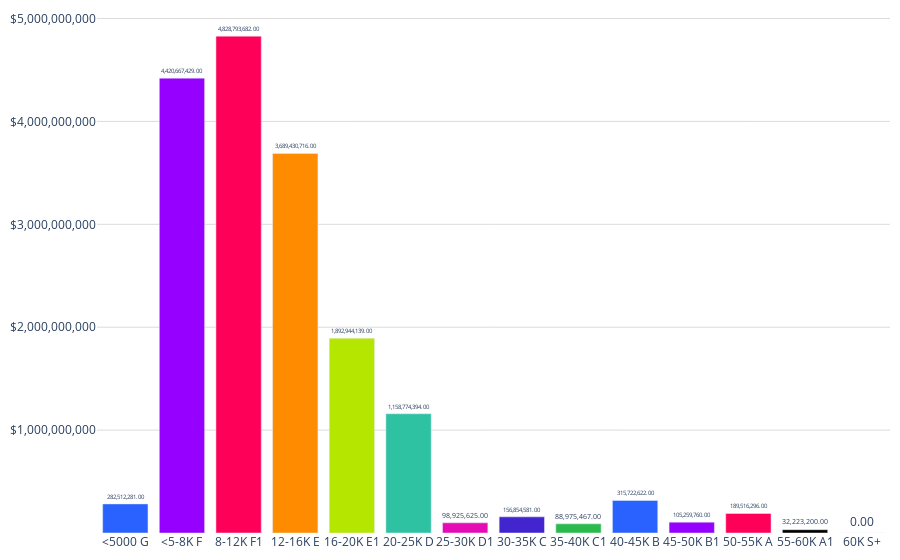

Write notebook code for a chart like this one.
### Code cell
pd.options.display.float_format = '{:,.2f}'.format # Mostrar comas como separadores de miles y dos decimales
colores = ['#2962ff', '#9500ff', '#ff0059', '#ff8c00', '#b4e600', '#2EC2A2','#E50CB6','#4225CF','#2CBA4D','#2962ff', '#9500ff', '#ff0059']

fig = go.Figure()
fig.add_trace(go.Bar(
    x=df_volumen_ms_parejas['Label'],  # Eje x: Categoría
    y=df_volumen_ms_parejas['Suma_Volumen'],  # Eje y: Cantidad
    text=df_volumen_ms_parejas['Suma_Volumen'].apply(lambda x: '{:,.2f}'.format(x)),  # Texto con el formato deseado
    textposition='outside',  # Posición del texto (parte superior de las barras)
    marker_color=colores,  # Especifica los colores de las barras
))
fig.update_layout(
    #title='Volumen del mercado salarial de parejas',  # Título de la gráfica
    title_x=0.5,
    yaxis=dict(
       # title='Total valor',  # Título del eje y
        tickvals=[1000000000, 2000000000, 3000000000, 4000000000, 5000000000],  # Posiciones de las líneas del eje y
        ticktext=['$1,000,000,000', '$2,000,000,000', '$3,000,000,000', '$4,000,000,000', '$5,000,000,000'],  # Etiquetas de las líneas del eje y
        gridcolor='#dddcda', # Color de las líneas que dividen los rangos del eje Y
        gridwidth=1, # Ancho de las líneas que dividen los rangos del eje Y
    ),
    margin=dict(l=10, r=10, t=10, b=10),  # Ajusta los márgenes (left, right, top, bottom)        
    plot_bgcolor='rgba(0,0,0,0)',  # Color de fondo del gráfico
)

# Exportar gráfica como archivo HTML
def guardar_grafico_como_html(fig, nombre_archivo, carpeta='assets/graficas'):
    # Crear la carpeta si no existe
    if not os.path.exists(carpeta):
        os.makedirs(carpeta)
    
    # Gráfica como archivo HTML en la carpeta especificada
    pio.write_html(fig, f'{carpeta}/{nombre_archivo}.html')

# Exportar
guardar_grafico_como_html(fig, 'g_bar_mercadosalario_parejas_vol', carpeta='assets/graficas')

fig.show()

### Figure 1 — Plotly figure (JSON) as saved in the notebook; plotly's stock layout.template omitted (floating-point values rounded to 4 significant figures)
{"data": [{"marker": {"color": ["#2962ff", "#9500ff", "#ff0059", "#ff8c00", "#b4e600", "#2EC2A2", "#E50CB6", "#4225CF", "#2CBA4D", "#2962ff", "#9500ff", "#ff0059"]}, "text": ["282,512,281.00", "4,420,667,429.00", "4,828,793,682.00", "3,689,430,716.00", "1,892,944,139.00", "1,158,774,394.00", "98,925,625.00", "156,854,581.00", "88,975,467.00", "315,722,622.00", "105,259,760.00", "189,516,296.00", "32,223,200.00", "0.00"], "textposition": "outside", "type": "bar", "x": ["<5000 G", "<5-8K F", "8-12K F1", "12-16K E", "16-20K E1", "20-25K D", "25-30K D1", "30-35K C", "35-40K C1", "40-45K B", "45-50K B1", "50-55K A", "55-60K A1", "60K S+"], "y": [282512281, 4420667429, 4828793682, 3689430716, 1892944139, 1158774394, 98925625, 156854581, 88975467, 315722622, 105259760, 189516296, 32223200, 0]}], "layout": {"margin": {"b": 10, "l": 10, "r": 10, "t": 10}, "plot_bgcolor": "rgba(0,0,0,0)", "title": {"x": 0.5}, "yaxis": {"gridcolor": "#dddcda", "gridwidth": 1, "ticktext": ["$1,000,000,000", "$2,000,000,000", "$3,000,000,000", "$4,000,000,000", "$5,000,000,000"], "tickvals": [1000000000, 2000000000, 3000000000, 4000000000, 5000000000]}}}
